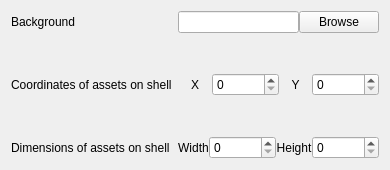
<ui version="4.0" >
 <author></author>
 <comment></comment>
 <exportmacro></exportmacro>
 <class>shellOp</class>
        <widget class="QWidget" name="shellOp">
         <property name="autoFillBackground">
          <bool>false</bool>
         </property>
         <layout class="QFormLayout" name="formLayout_2">
          <property name="labelAlignment">
           <set>Qt::AlignLeading|Qt::AlignLeft|Qt::AlignVCenter</set>
          </property>
          <property name="formAlignment">
           <set>Qt::AlignLeading|Qt::AlignLeft|Qt::AlignVCenter</set>
          </property>
          <property name="verticalSpacing">
           <number>40</number>
          </property>
          <property name="topMargin">
           <number>11</number>
          </property>
          <item row="0" column="0">
           <widget class="QLabel" name="label">
            <property name="text">
             <string>Background</string>
            </property>
           </widget>
          </item>
          <item row="0" column="1">
           <layout class="QHBoxLayout" name="horizontalLayout_4">
            <item>
             <widget class="QLineEdit" name="shellImgPath">
              <property name="statusTip">
               <string>Filepath of image to be used as shell for demo assets</string>
              </property>
             </widget>
            </item>
            <item>
             <widget class="QPushButton" name="shellBrowseImgBtn">
              <property name="text">
               <string>Browse</string>
              </property>
             </widget>
            </item>
           </layout>
          </item>
          <item row="1" column="0">
           <widget class="QLabel" name="label_2">
            <property name="text">
             <string>Coordinates of assets on shell</string>
            </property>
           </widget>
          </item>
          <item row="1" column="1">
           <layout class="QHBoxLayout" name="horizontalLayout_7">
            <item>
             <widget class="QLabel" name="label_3">
              <property name="text">
               <string>X</string>
              </property>
              <property name="alignment">
               <set>Qt::AlignCenter</set>
              </property>
             </widget>
            </item>
            <item>
             <widget class="QSpinBox" name="shellFgX">
              <property name="maximum">
               <number>100000000</number>
              </property>
             </widget>
            </item>
            <item>
             <widget class="QLabel" name="label_4">
              <property name="text">
               <string>Y</string>
              </property>
              <property name="alignment">
               <set>Qt::AlignCenter</set>
              </property>
             </widget>
            </item>
            <item>
             <widget class="QSpinBox" name="shellFgY">
              <property name="maximum">
               <number>100000000</number>
              </property>
             </widget>
            </item>
           </layout>
          </item>
          <item row="2" column="0">
           <widget class="QLabel" name="label_5">
            <property name="text">
             <string>Dimensions of assets on shell</string>
            </property>
           </widget>
          </item>
          <item row="2" column="1">
           <layout class="QHBoxLayout" name="horizontalLayout_8">
            <item>
             <widget class="QLabel" name="label_7">
              <property name="text">
               <string>Width</string>
              </property>
              <property name="alignment">
               <set>Qt::AlignCenter</set>
              </property>
             </widget>
            </item>
            <item>
             <widget class="QSpinBox" name="shellFgW">
              <property name="maximum">
               <number>100000000</number>
              </property>
             </widget>
            </item>
            <item>
             <widget class="QLabel" name="label_6">
              <property name="text">
               <string>Height</string>
              </property>
              <property name="alignment">
               <set>Qt::AlignCenter</set>
              </property>
             </widget>
            </item>
            <item>
             <widget class="QSpinBox" name="shellFgH">
              <property name="maximum">
               <number>10000000</number>
              </property>
             </widget>
            </item>
           </layout>
          </item>
         </layout>
        </widget>
 <pixmapfunction></pixmapfunction>
 <connections/>
</ui>
